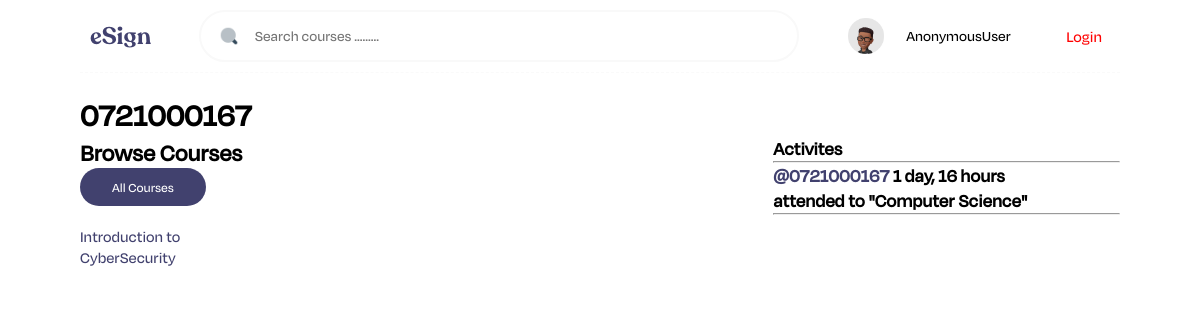
The page /useraccount/10/ on the database its author committed.
### app/models.py (models this page shows, shortened)
class Task(models.Model):
    name = models.CharField(max_length=200)

class Chat(models.Model):
    user = models.ForeignKey(User, on_delete=models.CASCADE)
    project = models.ForeignKey(Project, on_delete=models.CASCADE)
    body = models.TextField()
    updated = models.DateTimeField(auto_now=True)
    created = models.DateTimeField(auto_now_add=True)

class Project(models.Model):
    admin = models.ForeignKey(User, on_delete=models.SET_NULL, null=True)
    name = models.CharField(max_length=200)
    task = models.ForeignKey(Task, on_delete=models.SET_NULL, null=True)
    description = models.TextField(null=True, blank=True)
    followers = models.ManyToManyField(User, related_name='followers', blank=True)
    updated = models.DateTimeField(auto_now=True)
    created = models.DateTimeField(auto_now_add=True)
    class meta:
        ordering = ['-created']
    def __str__(self):
        return self.name

### app/views.py (the view)
# urls.py: path('useraccount/<str:pk>/', views.UserAccount, name = 'useraccount')
def UserAccount(request, pk):
    profile = User.objects.get(id = pk)
    projects = profile.project_set.all()
    activities = profile.chat_set.all()
    tasks = Task.objects.all()
    content = {"profile" : profile, 'activities' : activities, 'projects' : projects, 'tasks' : tasks}
    return render(request, 'docs/user_account.html', content)

### app/templates/docs/user_account.html (shortened to what this page needs)
{% extends 'index.html' %}
{% block content %}
<h1>{{profile.username}}</h1>
<div class = 'user'>
    <div>
        {% include 'docs/tasks.html' %}
    </div>
    <div>
    </div>
    <div>
        {% include 'docs/activities.html' %}
</div>
{% endblock content %}

### app/templates/docs/tasks.html
<h2>Browse Courses</h2>
    <div>
        <a href = "{% url 'module' %}"><button class="secondary-button">All Courses</button></a>
    </div>
    {% for task in tasks %}
        <div>
            <a href = "{% url 'module' %}?q={{task.name}}" class="card">{{task.name}}</a>
        </div>
    {% endfor %}

### app/templates/docs/activities.html (shortened to what this page needs)
<h3>Activites<h3>
    <hr>
    {% for activity in activities %}
        <div>
            <p><a href = "{% url 'useraccount' activity.user.id %}">@{{activity.user}}</a> {{activity.created|timesince}}</p>
            <p>attended to "{{activity.project}}"</p>
            <hr>
    {% endfor %}

### static/styles/style.css (style rules this page uses)
* { padding: 0; margin: 0; box-sizing: border-box; font-family: "Degular Display", system-ui, -apple-system, BlinkMacSystemFont, "Segoe UI", Roboto, Oxygen, Ubuntu, Cantarell, "Open Sans", "Helvetica Neue", sans-serif; transition: 200ms ease; }
html { scroll-behavior: smooth; }
body { padding: 0 80px; }
a { text-decoration: none; color: #41416e; }
.secondary-button { padding: 10px 32px; color: #fff; background: transparent; border-radius: 25px; background-color: #41416e; text-align: center; cursor: pointer; transition: 200ms ease; border: none; margin-bottom: 1.5em; }

### app/templates/docs/user_account.html (style rules this page uses)
.user { display : grid; grid-template-columns : 1fr 3fr 2fr; }

### rows shown on the page
Task: name "Introduction to CyberSecurity"
Chat: user "0721000167", created "1 day, 16 hours", project "Computer Science"

### other values the page prints
{{ request.user }} "AnonymousUser"
{{ profile.username }} "0721000167"
